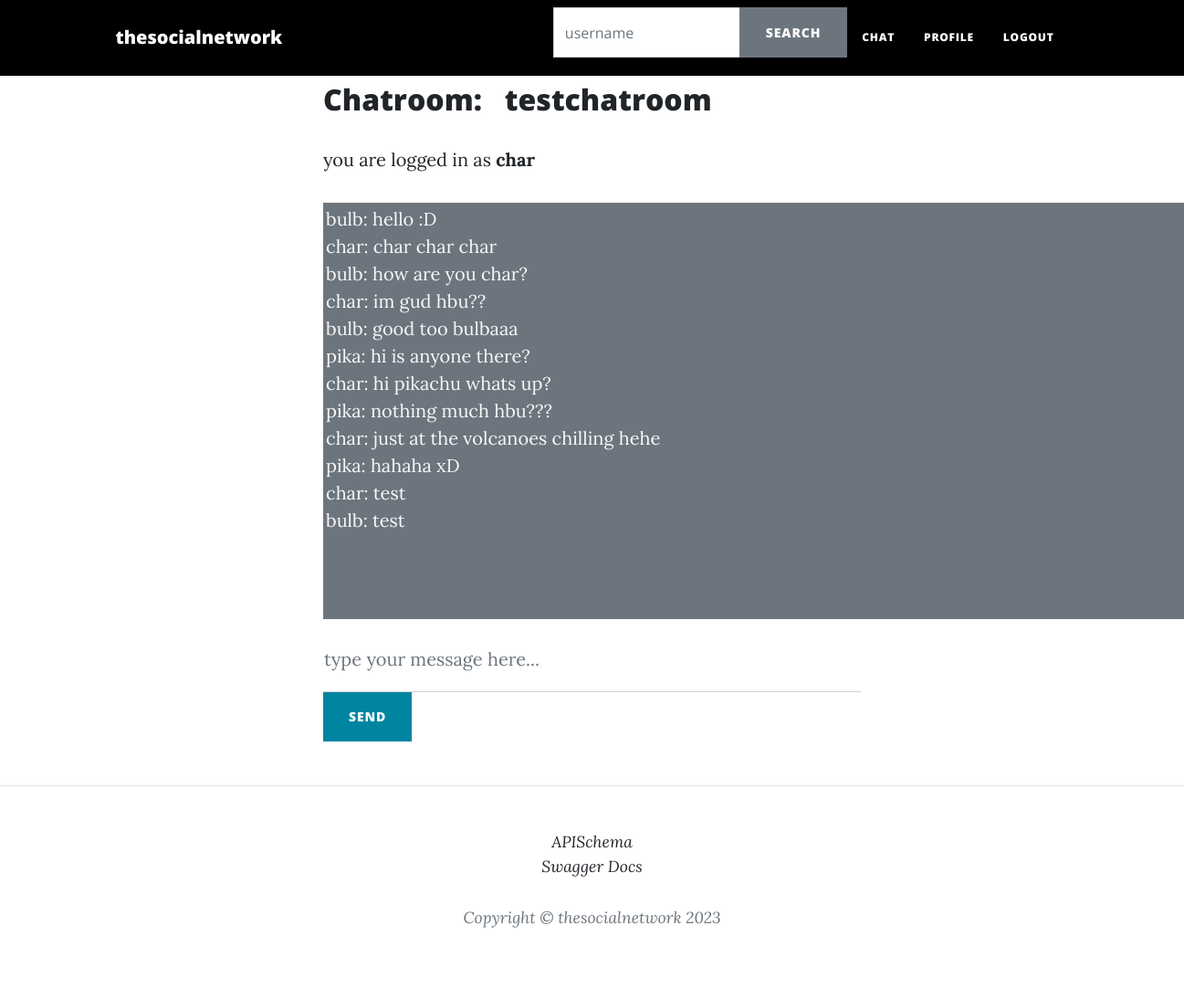
Screenshot of /chats/testchatroom (signed in) with the database file from the repository.
### the_app/models.py (models this page shows, shortened)
class Chatroom(models.Model):
    chatroom = models.CharField(max_length=255, unique=True, blank=False)
    user = models.ManyToManyField(User, blank=True)
    message = models.TextField()
    timestamp = models.DateTimeField(auto_now_add=True)

class ChatroomMessages(models.Model):
    id = models.AutoField(primary_key=True)
    chatroom = models.ForeignKey(Chatroom, related_name='messages', on_delete=models.CASCADE)
    user = models.ForeignKey(User, on_delete=models.CASCADE)
    message = models.TextField()
    timestamp = models.DateTimeField(auto_now_add=True)

### the_app/views.py (the view)
# urls.py: path('chats/<str:chatroom>', views.chatroom, name='chatroom'),
@login_required
def chatroom(request, chatroom):
    context = {}
    if request.method == "GET":
        chat_history = ChatroomMessages.objects.filter(chatroom__chatroom=chatroom).order_by('timestamp')
        context['chatroom'] = chatroom
        context['chat_history'] = chat_history
        return render(request, 'chatroom.html', context)

### the_app/templates/chatroom.html (shortened to what this page needs)
{% extends "./base.html" %}
{% block content %}
<div class="container px-4 px-lg-5">
    <div class="row gx-4 gx-lg-5 justify-content-center">
        <div class="col-md-10 col-lg-8 col-xl-7">
            <div class="post-preview">
                <h2>Chatroom:&nbsp&nbsp&nbsp{{chatroom}}</h2>
                <p>you are logged in as <b><span id="user">{{user.username}}</span></b></p>
                <textarea class="bg-secondary text-light" id="chat-log" cols="80" rows="15">
{% for message in chat_history %}{{ message.user }}: {{ message.message }}
{% endfor %}</textarea>
                <div class="form-floating">
                    <input class="form-control" id="chat-message-input" name="message" type="text" placeholder="chatroom"/>
                    <label for="chat-message-input">type your message here...</label>
                    <input id="chat-message-submit" type="submit" name="submit" value="send" class="btn btn-primary text-uppercase"/>
                </div>
            </div>
        </div>
    </div>
</div>
{% endblock content %}

### rows the page displays
Chatroom: chatroom "testchatroom"
ChatroomMessages: user "bulb: hello :D char: char char char bulb: how are you char? char: im gud hbu?? bulb: good too bulbaaa pika: hi is anyone there? char: hi pikachu whats up? pika: nothing much hbu??? char: just at the volcanoes chilling hehe pika: hahaha xD char: test bulb: test"

### other values shown
{{ user.username }} "char"
